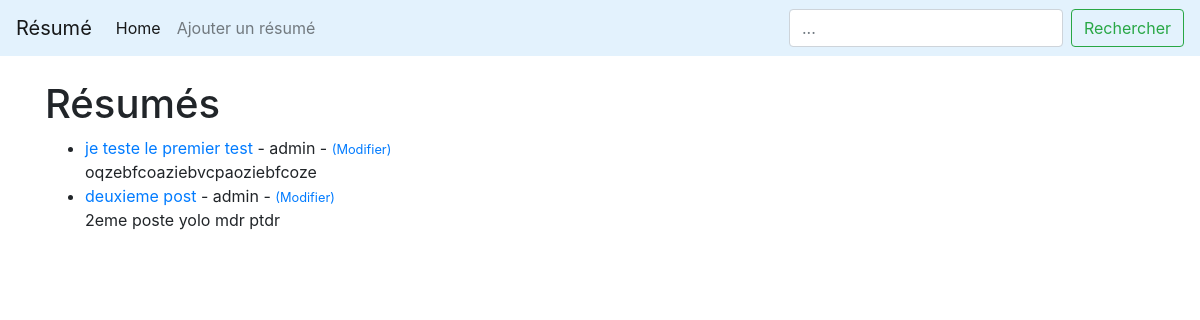
The app's page /, older data.
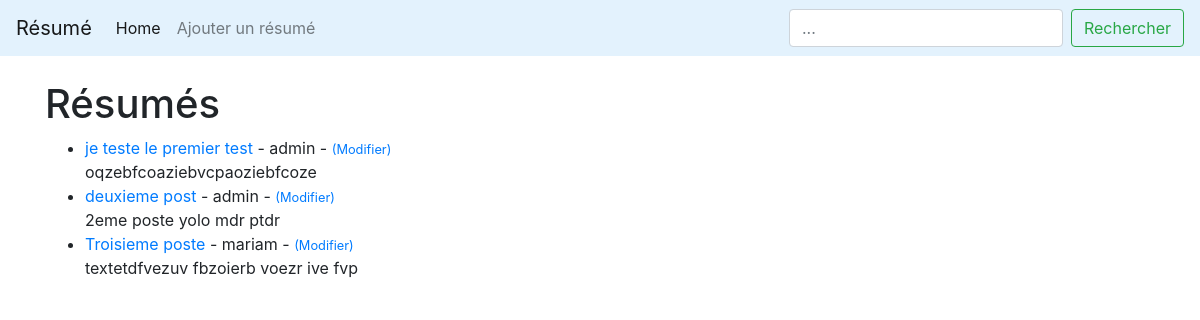
The same page, newer data.
### LeBlog/models.py (models this page shows, shortened)
class Post(models.Model):
        title = models.CharField(max_length=255)
        title_tag = models.CharField(max_length=255)
        author = models.ForeignKey(User, on_delete=models.CASCADE)
        body = models.TextField()

### LeBlog/views.py (the view)
# urls.py: path('', HomeView.as_view(), name="home"),
class HomeView(ListView):
    model = Post
    template_name = 'home.html'

### LeBlog/templates/home.html
{% extends 'base.html' %}
{% block content %}
<h1>Résumés</h1>
<ul>
{%for post in object_list%}
    <li> <a href="{% url 'post-details' post.pk %}">{{post.title}}</a> - {{post.author}} - <small><a href="{% url 'update_post' post.pk %}">(Modifier)</a></small>
        <br/>
        {{post.body}} </li>
{%endfor%}
</ul>
{% endblock %}

### LeBlog/templates/base.html (shortened to what this page needs)
<!doctype html>
<html lang="en">
  <head>
    <link rel="stylesheet" href="https://cdn.jsdelivr.net/npm/bootstrap@4.4.1/dist/css/bootstrap.min.css">
  </head>
  <body>
  <nav class="navbar navbar-expand-lg navbar-light" style="background-color: #e3f2fd;">
  <a class="navbar-brand" href="{% url 'home' %}">Résumé</a>
  <div class="collapse navbar-collapse" id="navbarSupportedContent">
    <ul class="navbar-nav mr-auto">
      <li class="nav-item active">
        <a class="nav-link" href="#">Home <span class="sr-only">(current)</span></a>
      </li>
      <li class="nav-item">
        <a class="nav-link" href="{% url 'add_post' %}">Ajouter un résumé</a>
      </li>
    </ul>
    <form class="form-inline my-2 my-lg-0">
      <input class="form-control mr-sm-2" type="search" placeholder="..." aria-label="Search">
      <button class="btn btn-outline-success my-2 my-sm-0" type="submit">Rechercher</button>
    </form>
  </div>
</nav>
    <br/>
  <div class="container">
    {% block content %}
    {% endblock %}
  </div>
  </body>
</html>

Row changes from the older to the newer data that the page shows:
added Post: title "Troisieme poste", author "mariam", body "textetdfvezuv fbzoierb voezr ive fvp"
